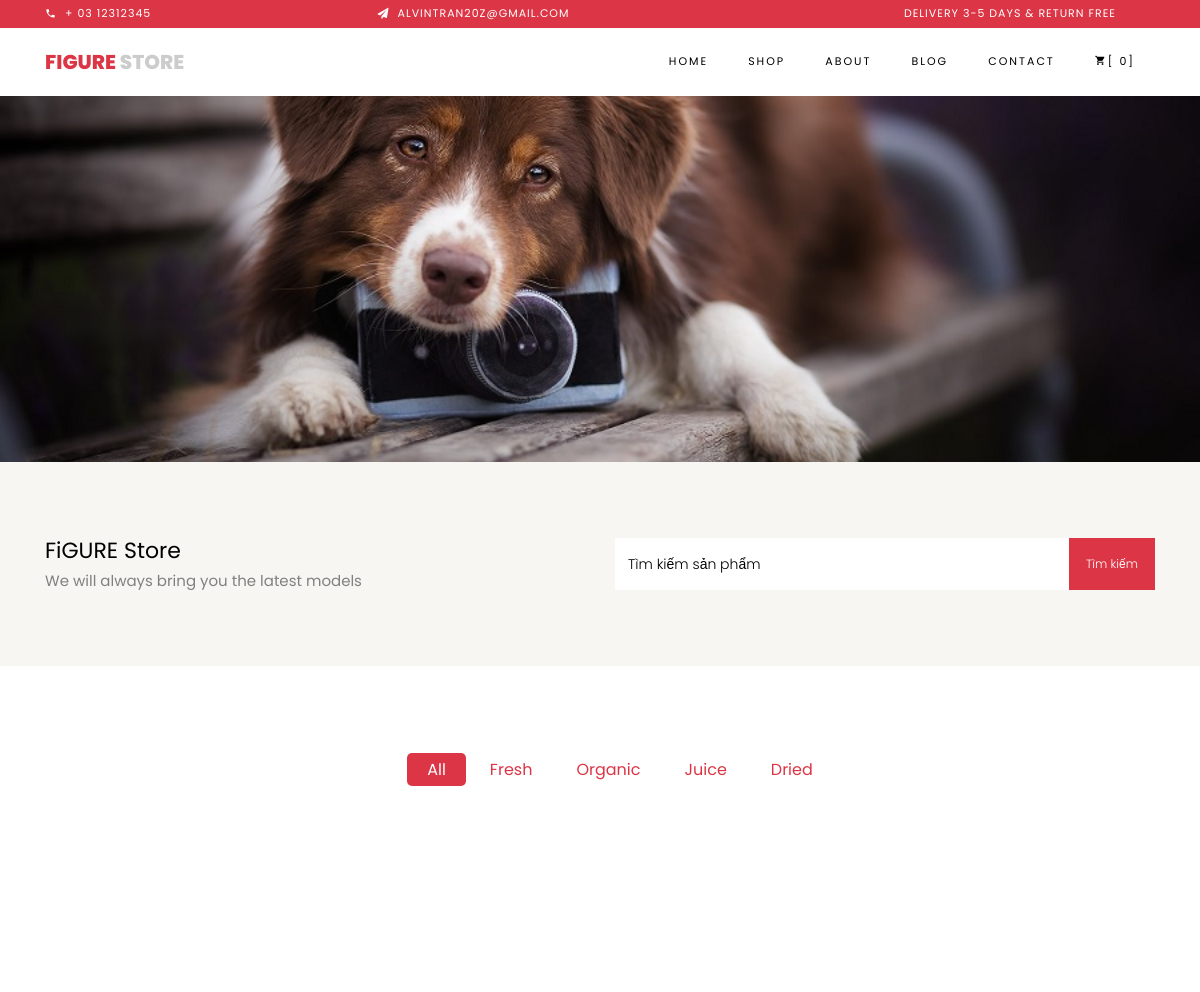
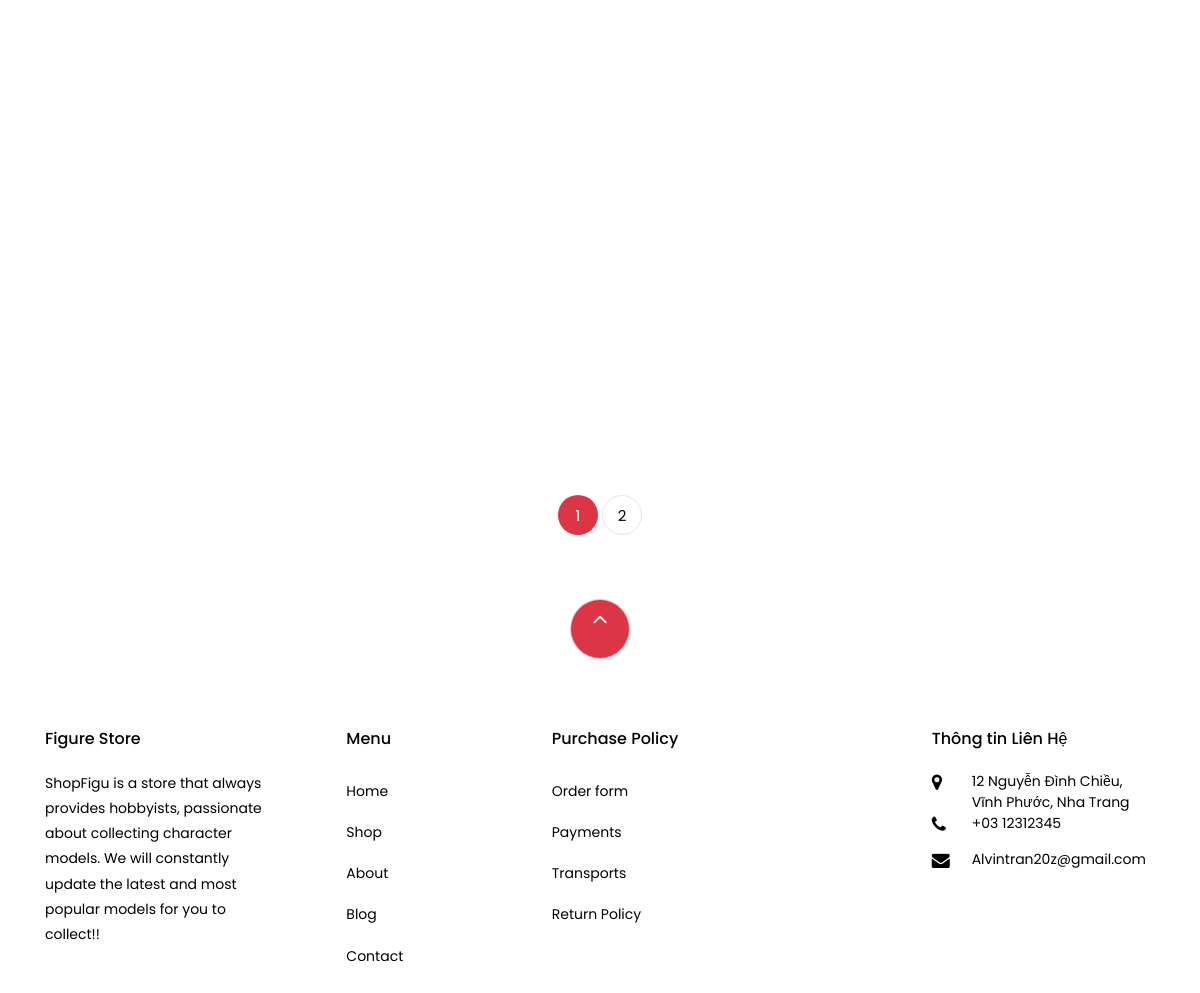
The app's page /shop.php, older data (2 pictures, top to bottom).
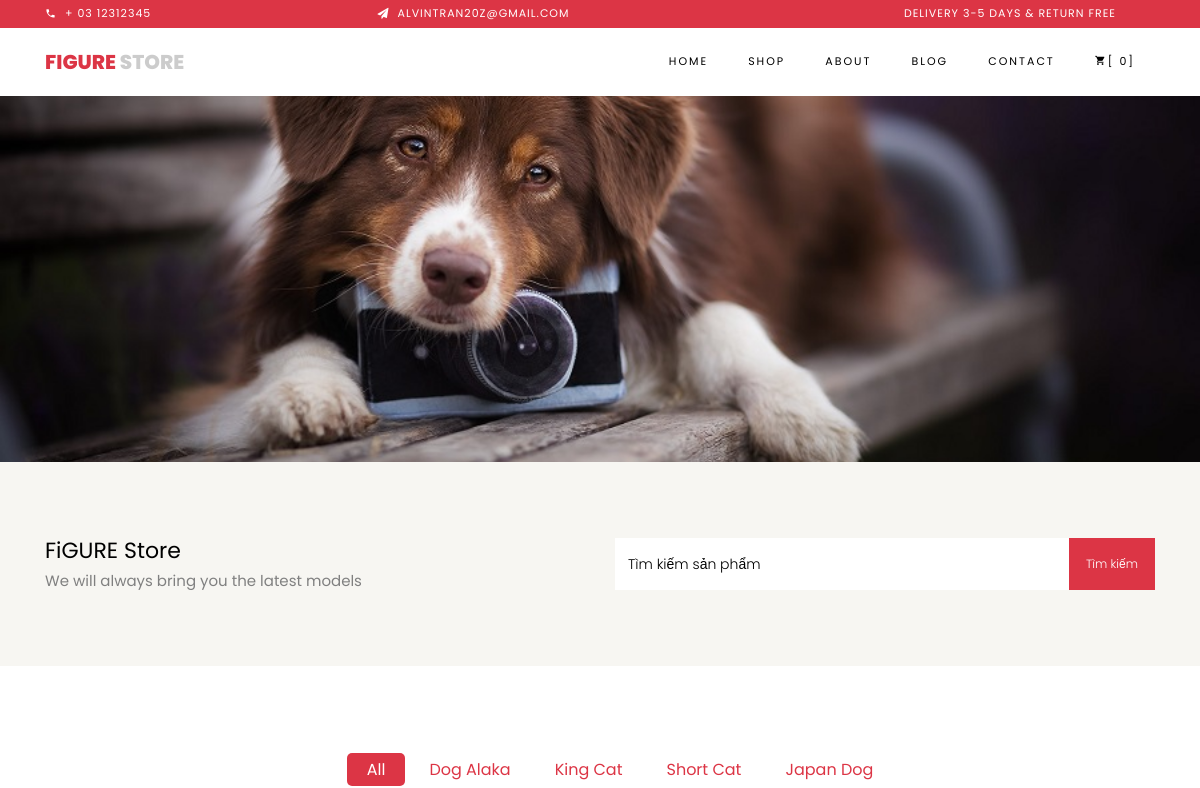
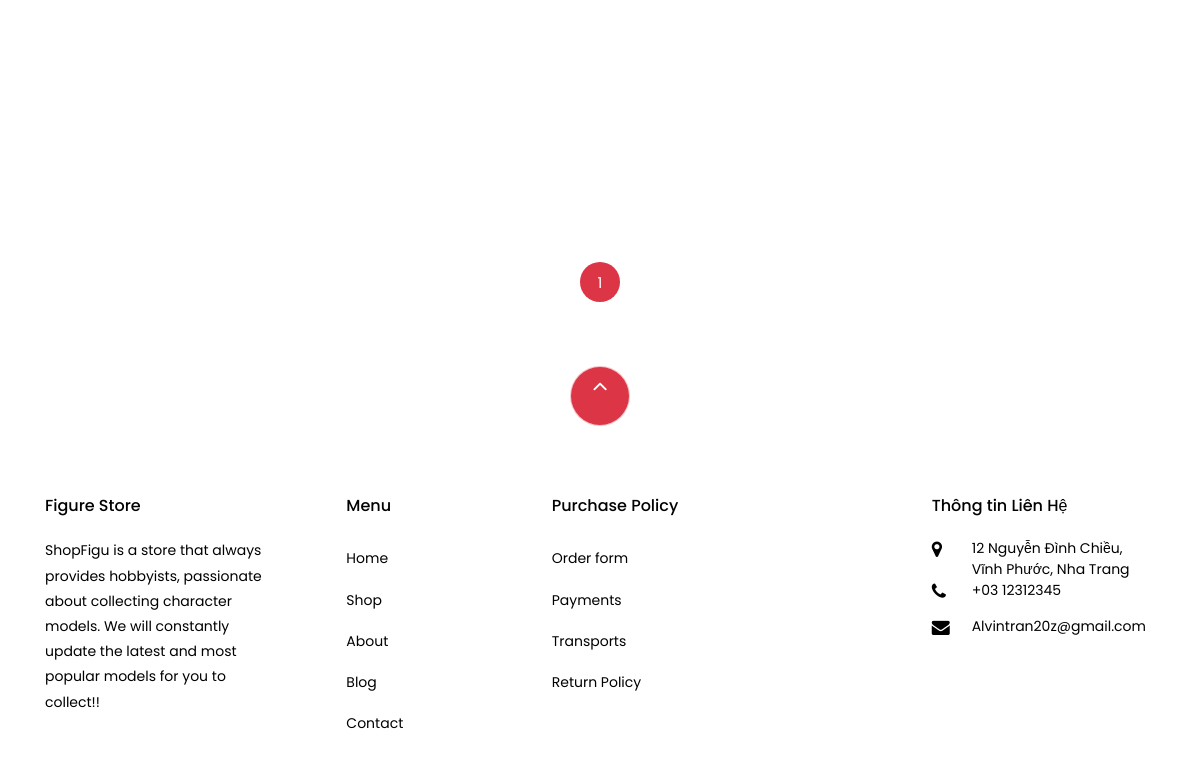
The same page, newer data (2 pictures, top to bottom).
### tables this page shows
CREATE TABLE `category` (
  `id` bigint(20) NOT NULL,
  `name` varchar(255) NOT NULL,
  `description` text DEFAULT NULL,
  `created_at` timestamp NOT NULL DEFAULT current_timestamp(),
  `updated_at` timestamp NOT NULL DEFAULT current_timestamp() ON UPDATE current_timestamp()
);

### models/Category.php (called while the page is built, shortened)
<?php
require_once(__DIR__ . '/../config/config.php')
?>
<?php
class Category
{
    public static function findAll(): array
    {
        global $conn;
        $sql = "SELECT * from category";
        $result = $conn->prepare($sql);
        $result->execute();
        $data = $result->fetchAll(PDO::FETCH_CLASS, 'Category');
        return $data;
    }
}

### models/product.php (called while the page is built, shortened)
<?php
require_once(__DIR__ . '/../config/config.php');
require_once(__DIR__ . '/Pagination.php');
?>
<?php
class Product
{
    public static function findAll(string $search = "", int $pageIndex = 0, int $pageSize = 8, string $categoryId = null): Pagination
    {
        $skip = $pageIndex * $pageSize;
        global $conn;
        $categoryQuery = $categoryId ? " and category_id = '{$categoryId}'" : "";
        $sql = "SELECT product.* from product join category WHERE category_id = category.id and title like '%{$search}%' {$categoryQuery} limit {$skip},{$pageSize}";
        $result = $conn->prepare($sql);
        $result->execute();
        $products = $result->fetchAll(PDO::FETCH_CLASS, 'Product');
        $totalRow = $conn->query("SELECT count(*) from product where title like '%{$search}%' {$categoryQuery};")->fetchColumn();
        $totalPage = ceil($totalRow / $pageSize);
        return new Pagination($pageIndex, $pageSize, $totalPage, $products);
    }
}

### models/Pagination.php (called while the page is built, shortened)
<?php
class Pagination
{
    function __construct(int $pageIndex, int $pageSize, int $totalPage, array $data)
    {
        $this->totalPage = $totalPage;
    }
}

### shop.php (the view, shortened to what this page needs)
<?php
require_once "models/product.php";
require_once "models/Category.php";
?>
<?php
$categories = Category::findAll();
$search = $_GET["search"] ?? "";
$pageIndex = $_GET["pageIndex"] ?? 0;
$category = $_GET['categoryId'] ?? null;
$pagination = Product::findAll($search, $pageIndex, 8, $category);
$totalPage = $pagination->totalPage;
?>
<?php
require_once "./layout/header.php"
?>
<div class="hero-wrap hero-bread" style="background-image: url('assets/images/bg_1.jpg')">
    <div class="container">
        <div class="row no-gutters slider-text align-items-center justify-content-center">
        </div>
    </div>
</div>
<section class="ftco-section ftco-no-pt ftco-no-pb py-5 bg-light">
    <div class="container py-4">
        <div class="row d-flex justify-content-center py-5">
            <div class="col-md-6">
                <h2 style="font-size: 22px;" class="mb-0">FiGURE Store</h2>
                <span>We will always bring you the latest models</span>
            </div>
            <div class="col-md-6 d-flex align-items-center">
                <form action="" class="subscribe-form">
                    <div class="form-group d-flex">
                        <input type="text" name="search" class="form-control" placeholder="Tìm kiếm sản phẩm">
                        <input type="submit" value="Tìm kiếm" class="submit px-3">
                    </div>
                </form>
            </div>
        </div>
    </div>
</section>
<section class="ftco-section">
    <div class="container">
        <div class="row justify-content-center">
            <div class="col-md-10 mb-5 text-center">
                <ul class="product-category">
                    <li><a href="shop.php" class="<?= $category === null ? 'active' : '' ?>">All</a></li>
                    <?php foreach ($categories as $item) : ?>
                        <li>
                            <a href="?categoryId=<?= $item->id ?>" class="<?= $category == $item->id ? 'active' : '' ?>">
                                <?= $item->name ?>
                            </a>
                        </li>
                    <?php endforeach ?>
                </ul>
            </div>
        </div>
        <div class="row">
        </div>
        <div class="row mt-5">
            <div class="col text-center">
                <div class="block-27">
                    <ul>
                        <?php for ($i = 0; $i < $totalPage; $i++) : ?>
                            <li class="<?= $pageIndex == $i ? "active" : "" ?>"><a href="shop.php?search=<?= $search ?>&pageIndex=<?= $i ?>"><?= $i + 1 ?></a></li>
                        <?php endfor ?>
                    </ul>
                </div>
            </div>
        </div>
    </div>
</section>
<?php
require_once "./layout/footer.php"
?>

Row changes from the older to the newer data that the page shows:
removed category: name "Fresh"
removed category: name "Organic"
removed category: name "Juice"
removed category: name "Dried"
added category: name "Dog Alaka"
added category: name "King Cat"
added category: name "Short Cat"
added category: name "Japan Dog"
Text that changed along with them:
list line gone: "2"
